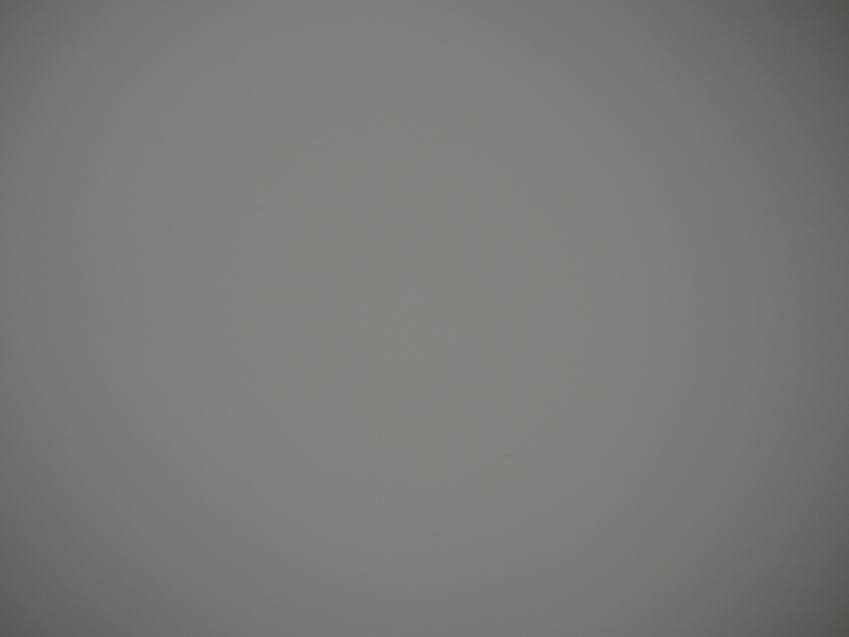
#> input picture calibration/calibration_params/mirror1200.jpg, 3396 x 2547 px (shown at 1/4 size); the run also reads 1 picture not shown here
$ python compensate_luminance.py calibration_params calibration_params/L1.1.jpg calibration_params/mirror1200.jpg calibration_params
#> lines starting #> are read from the running program, lines starting #| are printed output that depends on the picture
import numpy as np
import cv2
from PIL import Image
import argparse
from pathlib import Path


def FFC(image, gain, black_field, output_path):

    corrected = (image - black_field) * gain

    corrected = (corrected.clip(0, 1) * 255).astype('uint8')
    Image.fromarray(corrected).save(output_path, quality=95)


if __name__ == '__main__':

    parser = argparse.ArgumentParser()
    parser.add_argument('directory_path', type=str)
    parser.add_argument('white_field_path', type=str)
    parser.add_argument('black_field_path', type=str)
    parser.add_argument('corrected_directory_path', type=str)
    args = parser.parse_args()

    directory_path = Path(args.directory_path)
    white_field_path = Path(args.white_field_path)
    black_field_path = Path(args.black_field_path)
    corrected_directory_path = Path(args.corrected_directory_path)

    if white_field_path.name.endswith('.npy'):
        white_field = np.load(white_field_path)
        white_field = cv2.GaussianBlur(white_field, (501, 501), 0)
    elif white_field_path.name.endswith('.jpg') or white_field_path.name.endswith('.png'):
        white_field = Image.open(white_field_path)
        white_field = np.array(white_field, dtype='float32') / 255
#> white_field: shape (2547, 3396, 3) float32

        white_field = cv2.medianBlur(white_field, 5)
        white_field = cv2.GaussianBlur(white_field, (0, 0), 5)
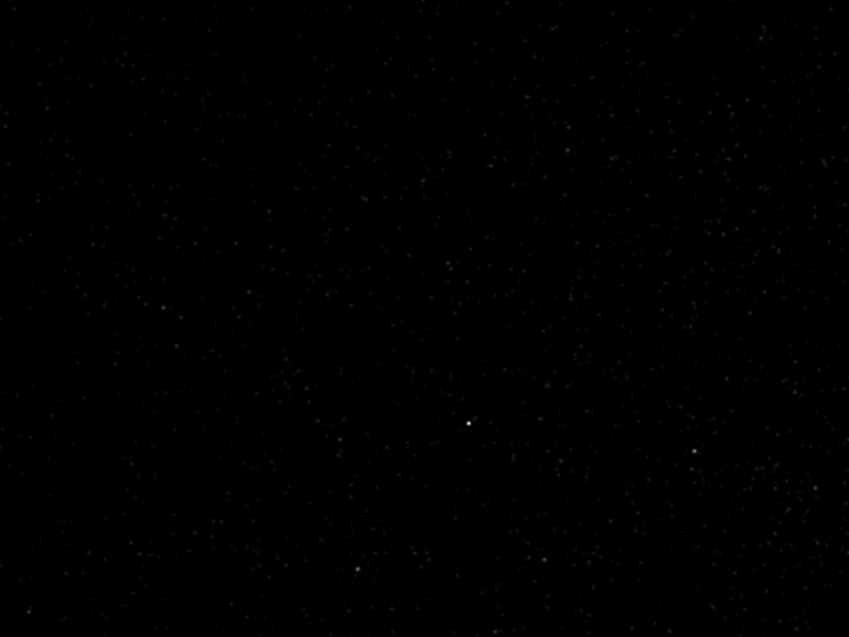
#> white_field: shape (2547, 3396, 3) float32 (shown at 1/4 size); min 0, max 0.00272, mean 4.68e-06; drawn with min black and max white
    else:
        raise NotImplementedError


    black_field = Image.open(black_field_path)
#> black_field is the input picture: PIL image 3396x2547 RGB; mean R, G, B 121.9, 121.9, 119.2
    black_field = np.array(black_field, dtype='float32') / 255
#> black_field: shape (2547, 3396, 3) float32
    black_field = cv2.medianBlur(black_field, 5)
    black_field = cv2.GaussianBlur(black_field, (0, 0), 5)

    avg_white = white_field.mean(axis=(0, 1))
#> avg_white = [4.66e-06, 4.66e-06, 4.66e-06]
    avg_black = black_field.mean(axis=(0, 1))
#> avg_black = [0.489, 0.489, 0.485]
    gain = (avg_white - avg_black) / (white_field - black_field)
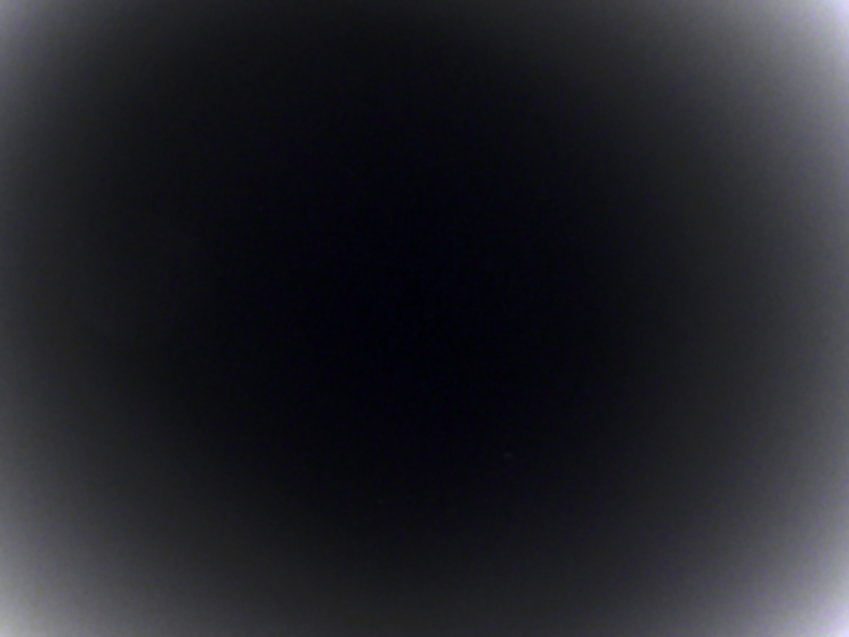
#> gain: shape (2547, 3396, 3) float32 (shown at 1/4 size); mean R, G, B 1.02, 1.02, 1.03; drawn with min black and max white

    image_extensions = ['.jpg', '.jpeg', '.png', '.bmp', '.gif', '.tiff']
    counter = 0
    for file_path in directory_path.rglob('*'):
        if file_path.suffix.lower() in image_extensions:

            image = Image.open(file_path)
            image = np.array(image) / 255

            output_path = corrected_directory_path / file_path.name

            relative_path = file_path.relative_to(directory_path)
            output_path = corrected_directory_path / relative_path
            output_path.parent.mkdir(parents=True, exist_ok=True)

            FFC(image, gain, black_field, output_path)

            del image

            counter += 1
            if counter % 10 == 0:
                print(f'Processed {counter} images')

    print(f'Done! processed {counter} images')
